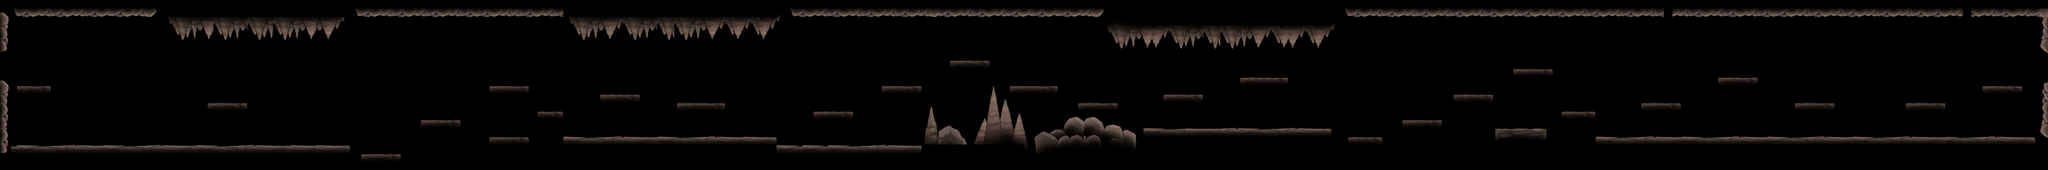

The image is a tile-based game level rendered from a .tmx file. Its description and source (layers, tilesets, objects; grid data summarised) follow:
An orthogonal 240x20 tile map with 64x64 px tiles, 1 tile layer (Struttura), 6 tilesets and 116 objects (96x solido, 9x Crawlid, 5x Tiktik, 5x Vengefly, start).

<map version="1.10" tiledversion="1.12.1" orientation="orthogonal" renderorder="right-down" width="240" height="20" tilewidth="64" tileheight="64" infinite="0" nextlayerid="4" nextobjectid="128">
 <tileset firstgid="1" name="Cave_Floor" tilewidth="64" tileheight="64" tilecount="1024" columns="32">
  <image source="Cave_-_Floor.png" width="2048" height="2048" />
 </tileset>
 <tileset firstgid="1025" name="Cave_Platforms" tilewidth="64" tileheight="64" tilecount="256" columns="16">
  <image source="Cave_-_Platforms.png" width="1024" height="1024" />
 </tileset>
 <tileset firstgid="1281" name="Cave_RockCombinations" tilewidth="64" tileheight="64" tilecount="1024" columns="32">
  <image source="Cave_-_RockCombinations1.png" width="2048" height="2048" />
 </tileset>
 <tileset firstgid="2305" name="Cave_SmallRocks" tilewidth="64" tileheight="64" tilecount="1024" columns="32">
  <image source="Cave_-_SmallRocks.png" width="2048" height="2048" />
 </tileset>
 <tileset firstgid="3329" name="Cave_BigRocks" tilewidth="64" tileheight="64" tilecount="512" columns="32">
  <image source="Cave_-_BigRocks1.png" width="2048" height="1024" />
 </tileset>
 <tileset firstgid="3841" name="Square_Black" tilewidth="64" tileheight="64" tilecount="64" columns="8">
  <image source="Square_-_Black.jpg" width="512" height="512" />
 </tileset>
 <layer id="1" name="Struttura" width="240" height="20">
  <data>[4800 cells, 1821 non-empty, 240 distinct tile ids]</data>
 </layer>
 <objectgroup id="2" name="Oggetti">
  <object id="1" name="start" x="0.666667" y="536.5" width="64" height="64">
   <properties>
    <property name="name" value="start" />
   </properties>
  </object>
  <object id="2" name="Crawlid" x="640" y="1024" width="64" height="64">
   <properties>
    <property name="name" value="Crawlid" />
   </properties>
  </object>
  <object id="3" name="Crawlid" x="1600" y="1024" width="64" height="64">
   <properties>
    <property name="name" value="Crawlid" />
   </properties>
  </object>
  <object id="4" name="Crawlid" x="3200" y="832" width="64" height="64">
   <properties>
    <property name="name" value="Crawlid" />
   </properties>
  </object>
  <object id="5" name="Crawlid" x="5120" y="960" width="64" height="64">
   <properties>
    <property name="name" value="Crawlid" />
   </properties>
  </object>
  <object id="6" name="Crawlid" x="6720" y="1024" width="64" height="64">
   <properties>
    <property name="name" value="Crawlid" />
   </properties>
  </object>
  <object id="7" name="Crawlid" x="8640" y="896" width="64" height="64">
   <properties>
    <property name="name" value="Crawlid" />
   </properties>
  </object>
  <object id="8" name="Crawlid" x="10560" y="832" width="64" height="64">
   <properties>
    <property name="name" value="Crawlid" />
   </properties>
  </object>
  <object id="9" name="Crawlid" x="12480" y="960" width="64" height="64">
   <properties>
    <property name="name" value="Crawlid" />
   </properties>
  </object>
  <object id="10" name="Crawlid" x="14400" y="960" width="64" height="64">
   <properties>
    <property name="name" value="Crawlid" />
   </properties>
  </object>
  <object id="11" name="Tiktik" x="1920" y="320" width="64" height="64">
   <properties>
    <property name="name" value="Tiktik" />
   </properties>
  </object>
  <object id="12" name="Tiktik" x="4800" y="256" width="64" height="64">
   <properties>
    <property name="name" value="Tiktik" />
   </properties>
  </object>
  <object id="13" name="Tiktik" x="8640" y="320" width="64" height="64">
   <properties>
    <property name="name" value="Tiktik" />
   </properties>
  </object>
  <object id="14" name="Tiktik" x="12480" y="64" width="64" height="64">
   <properties>
    <property name="name" value="Tiktik" />
   </properties>
  </object>
  <object id="15" name="Tiktik" x="14720" y="64" width="64" height="64">
   <properties>
    <property name="name" value="Tiktik" />
   </properties>
  </object>
  <object id="16" name="Vengefly" x="3520" y="512" width="64" height="64">
   <properties>
    <property name="name" value="Vengefly" />
   </properties>
  </object>
  <object id="17" name="Vengefly" x="6400" y="320" width="64" height="64">
   <properties>
    <property name="name" value="Vengefly" />
   </properties>
  </object>
  <object id="18" name="Vengefly" x="9920" y="384" width="64" height="64">
   <properties>
    <property name="name" value="Vengefly" />
   </properties>
  </object>
  <object id="19" name="Vengefly" x="11200" y="384" width="64" height="64">
   <properties>
    <property name="name" value="Vengefly" />
   </properties>
  </object>
  <object id="20" name="Vengefly" x="13440" y="448" width="64" height="64">
   <properties>
    <property name="name" value="Vengefly" />
   </properties>
  </object>
  <object id="21" name="solido" x="0" y="0" width="15360" height="64">
   <properties>
    <property name="name" value="solido" />
   </properties>
  </object>
  <object id="22" name="solido" x="0" y="64" width="64" height="64">
   <properties>
    <property name="name" value="solido" />
   </properties>
  </object>
  <object id="23" name="solido" x="64" y="64" width="15232" height="64">
   <properties>
    <property name="name" value="solido" />
   </properties>
  </object>
  <object id="24" name="solido" x="15296" y="64" width="64" height="64">
   <properties>
    <property name="name" value="solido" />
   </properties>
  </object>
  <object id="25" name="solido" x="0" y="128" width="64" height="64">
   <properties>
    <property name="name" value="solido" />
   </properties>
  </object>
  <object id="26" name="solido" x="1216" y="128" width="1408" height="64">
   <properties>
    <property name="name" value="solido" />
   </properties>
  </object>
  <object id="27" name="solido" x="4224" y="128" width="1600" height="64">
   <properties>
    <property name="name" value="solido" />
   </properties>
  </object>
  <object id="28" name="solido" x="8288" y="128" width="1754" height="64">
   <properties>
    <property name="name" value="solido" />
   </properties>
  </object>
  <object id="29" name="solido" x="15296" y="128" width="64" height="64">
   <properties>
    <property name="name" value="solido" />
   </properties>
  </object>
  <object id="30" name="solido" x="0" y="192" width="64" height="64">
   <properties>
    <property name="name" value="solido" />
   </properties>
  </object>
  <object id="31" name="solido" x="1216" y="192" width="1350" height="64">
   <properties>
    <property name="name" value="solido" />
   </properties>
  </object>
  <object id="32" name="solido" x="4224" y="192" width="1600" height="64">
   <properties>
    <property name="name" value="solido" />
   </properties>
  </object>
  <object id="33" name="solido" x="8292" y="192" width="1736" height="64">
   <properties>
    <property name="name" value="solido" />
   </properties>
  </object>
  <object id="34" name="solido" x="15296" y="192" width="64" height="64">
   <properties>
    <property name="name" value="solido" />
   </properties>
  </object>
  <object id="35" name="solido" x="0" y="256" width="64" height="64">
   <properties>
    <property name="name" value="solido" />
   </properties>
  </object>
  <object id="36" name="solido" x="1216" y="256" width="1292" height="64">
   <properties>
    <property name="name" value="solido" />
   </properties>
  </object>
  <object id="37" name="solido" x="4224" y="256" width="1600" height="64">
   <properties>
    <property name="name" value="solido" />
   </properties>
  </object>
  <object id="38" name="solido" x="8332" y="256" width="1652" height="64">
   <properties>
    <property name="name" value="solido" />
   </properties>
  </object>
  </objectgroup>
</map>
<!-- 78 of 116 objects omitted -->
